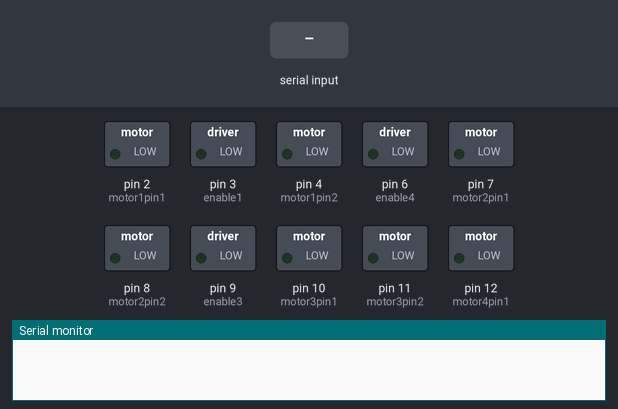
This sketch was run on a simulated Arduino Uno, built with avr-gcc and run on an emulated ATmega328P. Shown: switched loads named in the sketch (green lamp = pin HIGH), the last lines printed to the serial monitor. Inputs (shaded band) come from the test bench.

Above: at 1.2 s.
1.3 s: "F" received over Serial
At 1.6 s:
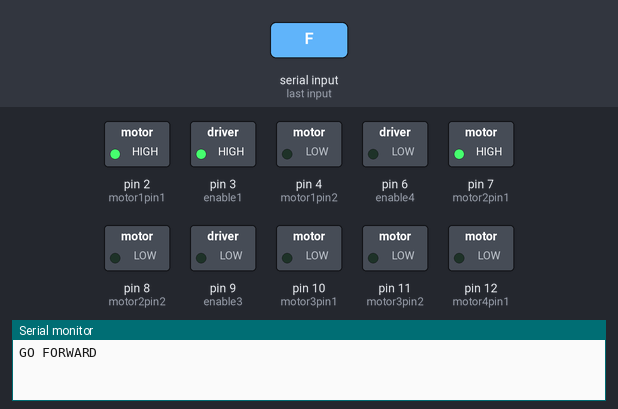
2.8 s: "A" received over Serial
At 3.9 s:
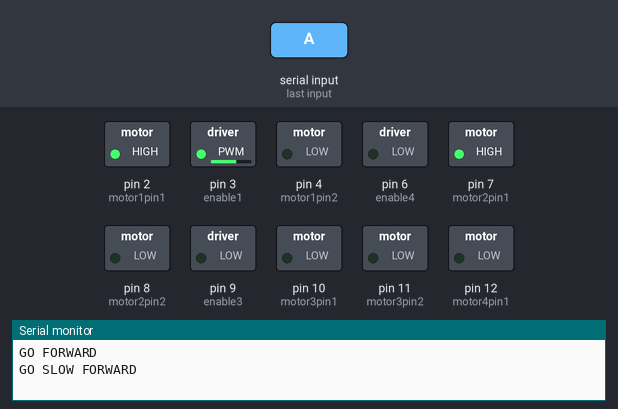
4.3 s: "R" received over Serial
At 5.0 s:
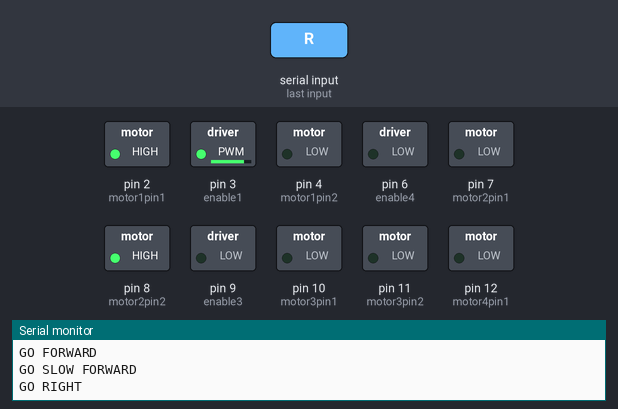
5.8 s: "L" received over Serial
At 6.2 s:
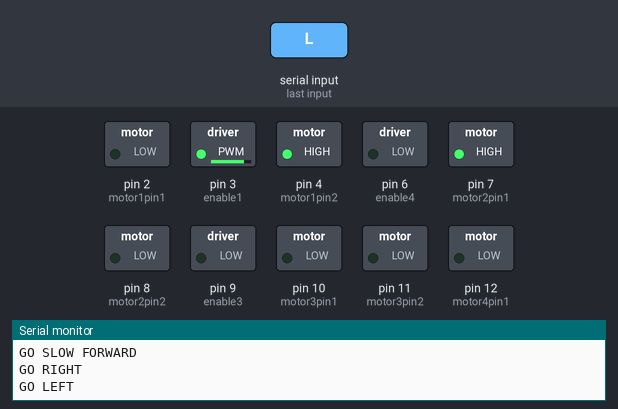
7.3 s: "B" received over Serial
At 8.5 s:
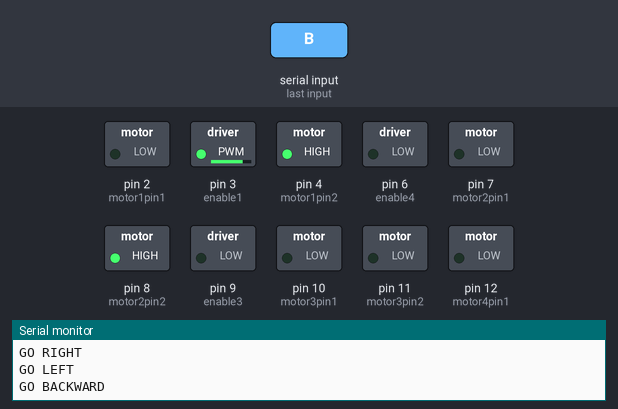
8.8 s: "G" received over Serial
At 9.7 s:
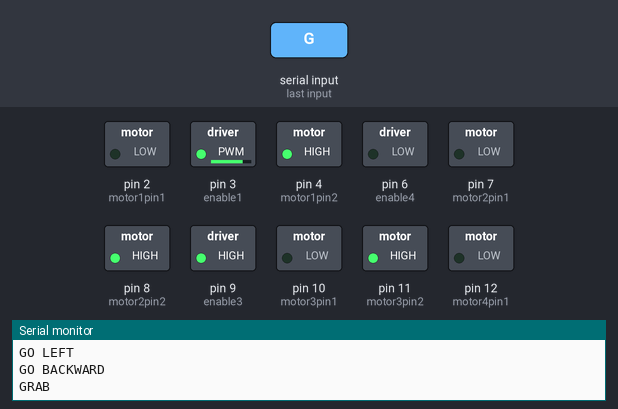
Timing chart, 0 to 11.3 s (numbered marks = the images above; inputs shaded):
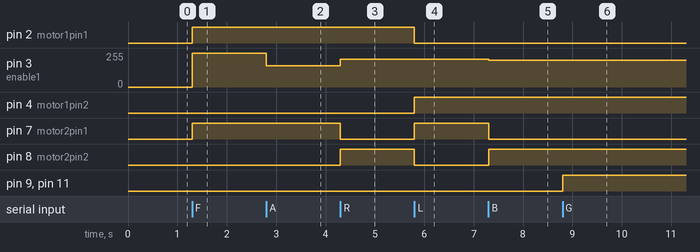

Measured:
- after the input at 1.3 s, pin 2 (motor1pin1), pin 7 (motor2pin1): LOW → HIGH at once; pin 3 (enable1): 0/255 → 255/255 at once
- after the input at 2.8 s, pin 3 (enable1): 255/255 → 160/255 at once
- after the input at 4.3 s, pin 3 (enable1): 160/255 → 210/255 at once; pin 7 (motor2pin1): HIGH → LOW at once; pin 8 (motor2pin2): LOW → HIGH at once
- after the input at 5.8 s, pin 2 (motor1pin1), pin 8 (motor2pin2): HIGH → LOW at once; pin 4 (motor1pin2), pin 7 (motor2pin1): LOW → HIGH at once
- after the input at 7.3 s, pin 3 (enable1): 210/255 → 200/255 at once; pin 7 (motor2pin1): HIGH → LOW at once; pin 8 (motor2pin2): LOW → HIGH at once
- after the input at 8.8 s, pin 9 (enable3), pin 11 (motor3pin2): LOW → HIGH at once

The sketch:

pick_and_place_bot.ino
```cpp
int motor1pin1=2;
int motor1pin2=4;
int enable1=3;
int motor2pin1=7;
int motor2pin2=8;
int motor3pin1=10;
int motor3pin2=11;
int enable3=9;
int motor4pin1=12;
int motor4pin2=13;
int enable4=6;
int state;
int flag=0;
int statestop=0;


void setup()
{
 pinMode(motor1pin1,OUTPUT);
 pinMode(motor1pin2,OUTPUT);
 pinMode(motor2pin1,OUTPUT);
 pinMode(motor2pin2,OUTPUT);
 pinMode(motor3pin1,OUTPUT);
 pinMode(motor3pin2,OUTPUT);
 pinMode(motor4pin1,OUTPUT);
 pinMode(motor3pin2,OUTPUT);
 pinMode(enable1,OUTPUT);
 pinMode(enable3,OUTPUT);
 pinMode(enable3,OUTPUT);
 pinMode(enable4,OUTPUT);

 Serial.begin(9600);
}


void loop()
{
 if(Serial.available()>0)
  {
   state=Serial.read();
   flag=0;
  }

//  CODE FOR FORWARD
 if (state=='F')
  {
   digitalWrite(motor1pin1,HIGH);
   digitalWrite(motor1pin2,LOW);
   digitalWrite(motor2pin1,HIGH);
   digitalWrite(motor2pin2,LOW);
   analogWrite(enable1,255);
 if (flag==0)
  {
   Serial.println("GO FORWARD");
   flag=1;
  }
 }
 // CODE FOR SLOW FORWARD
 else if (state=='A')
  {
   digitalWrite(motor1pin1,HIGH);
   digitalWrite(motor1pin2,LOW);
   digitalWrite(motor2pin1,HIGH);
   digitalWrite(motor2pin2,LOW);
   analogWrite(enable1,160);

 if (flag==0)
  {
   Serial.println("GO SLOW FORWARD");
   flag=1;
  }
 }


// CODE FOR RIGHT

else if (state=='R')
 {
  digitalWrite(motor1pin1,HIGH);
  digitalWrite(motor1pin2,LOW);
  digitalWrite(motor2pin1,LOW);
  digitalWrite(motor2pin2,HIGH);
  analogWrite(enable1,210);
 if (flag==0)
  {
   Serial.println("GO RIGHT");
   flag=1;
  }
 }

//  CODE FOR LEFT

else if (state=='L')
 {
  digitalWrite(motor1pin1,LOW);
  digitalWrite(motor1pin2,HIGH);
  digitalWrite(motor2pin1,HIGH);
  digitalWrite(motor2pin2,LOW);
  analogWrite(enable1,210);
 if (flag==0)
  {
   Serial.println("GO LEFT");
   flag=1;
  }
 }

//  CODE FOR BACKWARD

else if (state=='B')
 {
  digitalWrite(motor1pin1,LOW);
  digitalWrite(motor1pin2,HIGH);
  digitalWrite(motor2pin1,LOW);
  digitalWrite(motor2pin2,HIGH);
  analogWrite(enable1,200);
 if (flag==0)
  {
   Serial.println("GO BACKWARD");
   flag=1;
  }
 }

//  CODE FOR GRAB

else if (state=='G')
 {
  digitalWrite(motor3pin1,LOW);
  digitalWrite(motor3pin2,HIGH);
  analogWrite(enable3,255);
 if (flag==0)
  {
   Serial.println("GRAB");
   flag=1;
  }
 }

//  CODE FOR EJECT

else if (state=='E')
 {
  digitalWrite(motor3pin1,HIGH);
  digitalWrite(motor3pin2,LOW);
  analogWrite(enable3,255);
 if (flag==0)
  {
   Serial.println("EJECT");
   flag=1;
  }
 }

//  CODE FOR UP

else if (state=='U')
 {
  digitalWrite(motor4pin1,HIGH);
  digitalWrite(motor4pin2,LOW);
  analogWrite(enable4,255);
 if (flag==0)
  {
   Serial.println("UP");
   flag=1;
  }
 }

//  CODE FOR DOWN

else if (state=='D')
 {
  digitalWrite(motor4pin1,LOW);
  digitalWrite(motor4pin2,HIGH);
  analogWrite(enable4,255);
 if (flag==0)
  {
   Serial.println("DOWN");
   flag=1;
  }
 }
//  CODE FOR STOP

else if (state=='S')
 {
  digitalWrite(motor1pin1,LOW);
  digitalWrite(motor1pin2,LOW);
  digitalWrite(motor2pin1,LOW);
  digitalWrite(motor2pin2,LOW);
  digitalWrite(motor3pin1,LOW);
  digitalWrite(motor3pin2,LOW);
  digitalWrite(motor4pin1,LOW);
  digitalWrite(motor4pin2,LOW);
  analogWrite(enable1,0);
  analogWrite(enable3,0);
  analogWrite(enable4,0);
 }
}
```
